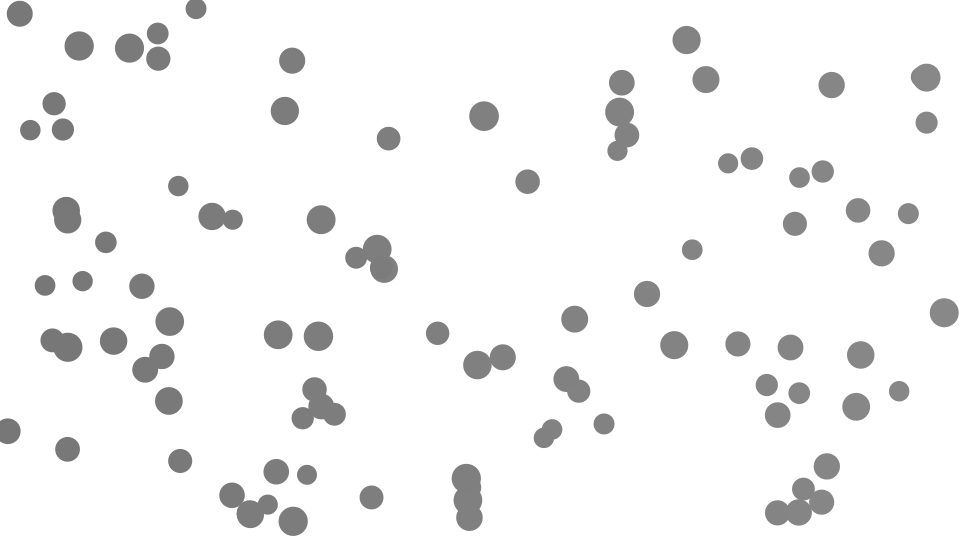
Frame 1 (no input)
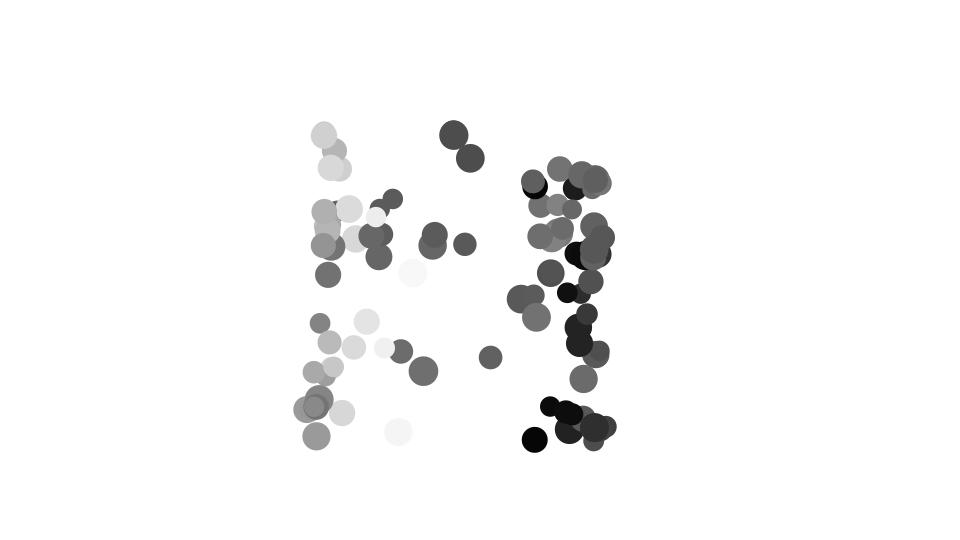
Frame 60 (the mouse pressed at the canvas centre just before this capture)
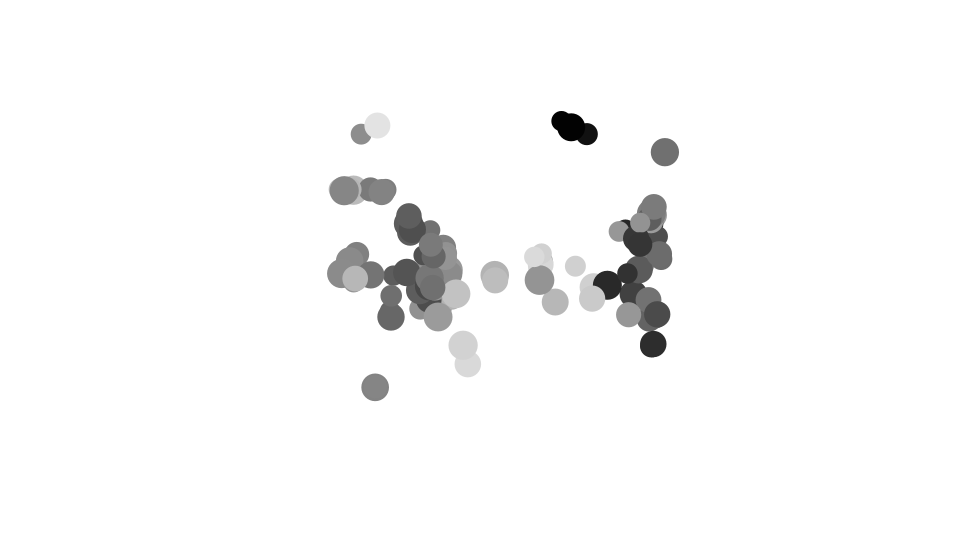
Frame 120 (the mouse held since frame 60 and released just before this capture)

The Processing sketch that drew these frames (run headless with seeded random() and noise(); from frame 60 on, the mouse is pressed at the canvas centre):

// Processing sketch: processing_163154
// ── processing_163154.pde

Mover[] movers;
//PImage fader;

void setup() {
  size(960, 540);
  //background(50);
  //fader = get();
  movers = new Mover[100];
  for (int i = 0; i < movers.length; i++) {
    movers[i] = new Mover(random(10, 15), random(width), random(height));
  }
  //background(255);
}

void draw() {
  background(255);

  for (int i = 0; i < movers.length; i++) {
    for (int j = 0; j < movers.length; j++) {
      if (i != j) {
        PVector force = movers[j].attract(movers[i]);
        movers[i].applyForce(force);
      }
    }
    movers[i].update();
    movers[i].display();
    movers[i].checkEdges();
  }
  
  //blend(fader,0,0,width,height,0,0,width,height,ADD);
}

class Mover {

  PVector location;
  PVector velocity;
  PVector acceleration;

  float mass;
  float G;


  Mover(float m, float x, float y) {
    mass = m;
    location = new PVector(x, y);
    velocity = new PVector(0, 0);
    acceleration = new PVector(0, 0);
    G = 0.4;
  }

  void update() {
    velocity.add(acceleration);
    velocity.x = constrain(velocity.x,-10.0,10.0);
    velocity.y = constrain(velocity.y,-10.0,10.0);
    location.add(velocity);
    acceleration.mult(0);
  }

  void applyForce(PVector force) {
    PVector f = PVector.div(force, mass);
    acceleration.add(f);
  } 

  void display() {
    noStroke();
    fill(map(velocity.x,-10.0,10.0,255,0));
    ellipse(location.x, location.y, mass*2, mass*2);
  }

  void checkEdges() {

    if (location.x > width) {
      location.x = 0;
    } else if (location.x < 0) {
      location.x = width;
    }

    if (location.y > height) {
      location.y = 0;
    } else if (location.y < 0){
      location.y = height;
    }
  }

  PVector attract(Mover m) {
    PVector force = PVector.sub(location, m.location);
    float distance = force.mag();
    distance = constrain(distance, 5.0, 25.0);
    force.normalize();
    float strenght = (G * mass * m.mass) / (distance * distance);
    force.mult(strenght);

    return force;
  }
}
